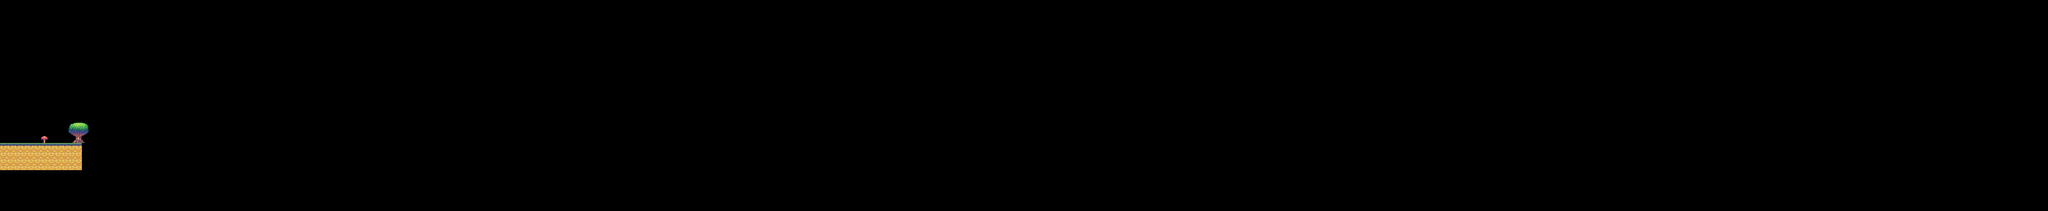

A 2D game scene composited from a Tiled map and its tileset images. What follows is a short description and the map's XML, with each tile layer's data collapsed to a summary:
An orthogonal 300x31 tile map with 32x32 px tiles, 1 tile layer (Слой тайлов 1), 2 tilesets and 6 objects.

<map version="1.0" orientation="orthogonal" width="300" height="31" tilewidth="32" tileheight="32">
 <tileset firstgid="1" name="block" tilewidth="32" tileheight="32">
  <image source="block.png" width="32" height="32" />
 </tileset>
 <tileset firstgid="2" name="map_tiles" tilewidth="32" tileheight="32">
  <image source="map_tiles.png" width="384" height="608" />
 </tileset>
 <layer name="Слой тайлов 1" width="300" height="31">
  <data>[9300 cells, 58 non-empty, 13 distinct tile ids]</data>
 </layer>
 <objectgroup name="box2d_ground" width="300" height="31">
  <object x="51" y="885">
   <polygon points="0,0 595,0 -2,95" />
  </object>
  <object x="637" y="888">
   <polygon points="0,0 447,-82 406,73" />
  </object>
  <object x="1084" y="808">
   <polygon points="0,0 143,-247 193,-233 64,-4" />
  </object>
  <object x="858" y="328">
   <polygon points="0,0 415,63 503,-12 197,-69" />
  </object>
  <object x="1277" y="577">
   <polygon points="0,0 369,5 346,66 -25,45" />
  </object>
  <object x="1656" y="581">
   <polygon points="0,0 144,8 148,62 -7,63" />
  </object>
 </objectgroup>
</map>
